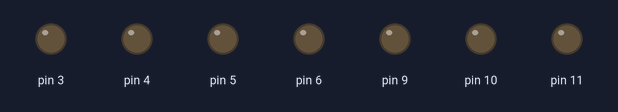
The sketch below on a simulated Arduino Uno, built with avr-gcc and run on an emulated ATmega328P. Shown: output pins drawn as LEDs (lit = HIGH).

Above: at 0.42 s.
At 2.43 s:
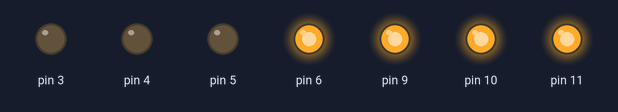
Timing chart, 0 to 3.0 s (numbered marks = the images above):
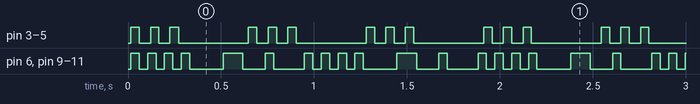

The sketch:

MarsLight.ino
```cpp
// (licence header left out)
#include "MarsLight.h"

// ArduinoNANOのデジタル出力 3,4,5,6,9,10,11 用のオブジェクトを生成
// それぞれ発光パターンをトリプルフラッシュ・ランダムフォーを設定
MarsLight MarsLightA = MarsLight(3, TripleFlash);
MarsLight MarsLightB = MarsLight(4, TripleFlash);
MarsLight MarsLightC = MarsLight(5, TripleFlash);
MarsLight MarsLightD = MarsLight(6, RandomFour);
MarsLight MarsLightE = MarsLight(9, RandomFour);
MarsLight MarsLightF = MarsLight(10, RandomFour);
MarsLight MarsLightG = MarsLight(11, RandomFour);

void setup() {
}

void loop() {
  MarsLightA.stateCheck();
  MarsLightB.stateCheck();
  MarsLightC.stateCheck();
  MarsLightD.stateCheck();
  MarsLightE.stateCheck();
  MarsLightF.stateCheck();
  MarsLightG.stateCheck();
}
```

MarsLight.cpp
```cpp
// (licence header left out)
//--------------------------------------------------------------------------------
// MarsLightクラス
//--------------------------------------------------------------------------------
#include <Arduino.h>
#include"MarsLight.h"

// コンストラクタ
MarsLight::MarsLight( unsigned char ch, unsigned char mode)
{
  port = ch;
  pinMode(port, OUTPUT);
  state = ST_INIT;

  switch(mode){
    case TripleFlash:
                strcpy(LuminousPattern,"1_1_1______*");          //トリプルフラッシュ
                break;
    case RandomFour:
                strcpy(LuminousPattern,"101010100001^__100_*");  //ランダムフォー
                break;
    default:
                break;
  }

}

// MarsLight ステートマシン（状態遷移）
void MarsLight::stateCheck()
{
  switch(state){
    case ST_INIT:
                  Previous = millis();
                  LuminousAddres = 0;
                  state = ST_RUN;
                  break;
    case ST_RUN:
                  if((millis() - Previous) >= 15) { //15msec
                    switch(LuminousPattern[LuminousAddres]){
                      case  '0': // 1 off
                        cnt = 2;
                        digitalWrite(port, LOW);
                        Previous = millis();
                        state = ST_NEXT;
                        break;
                      case '_':  // 1.5 off
                        cnt = 3;
                        digitalWrite(port, LOW);
                        Previous = millis();
                        state = ST_NEXT;
                        break;
                      case '1':  // 1 on
                        cnt = 2;
                        digitalWrite(port, HIGH);
                        Previous = millis();
                        state = ST_NEXT;
                        break;
                      case '^': // 1.5 on
                        cnt = 3;
                        digitalWrite(port, HIGH);
                        Previous = millis();
                        state = ST_NEXT;
                        break;
                      case '*':
                        LuminousAddres = 0;
                        Previous = millis();
                        state = ST_RUN;
                        break;
                      default:
                        break;
                    }
                  }
                  break;
    case ST_NEXT:
                  if((millis() - Previous) >= 15) { //15msec
                    cnt --;
                    if(cnt == 0){
                      LuminousAddres ++;
                      state = ST_RUN;
                    }
                        Previous = millis();
                  }
                  break;
    default:
                  break;
  }
}
```

MarsLight.h
```cpp
// (licence header left out)
#ifndef MarsLight_h
#define MarsLight_h

enum{
  TripleFlash = 0,
  RandomFour,
};

class MarsLight
{
public:
  MarsLight(unsigned char ch,unsigned char mode);
  void stateCheck();

private:
  char state = ST_INIT;
  unsigned char port;
  unsigned char mode;
  unsigned long Previous;
  int LuminousAddres;
  char LuminousPattern[50];
  int cnt;

  enum{
    ST_INIT = 0,
    ST_RUN,
    ST_STOP,
    ST_NEXT,
  };

};

#endif
```

Measured:
- by itself, pin 3–5: repeats every 0.63 s: 2 × (LOW 0.06 s, HIGH 0.05 s), LOW 0.38 s, HIGH 0.05 s
- by itself, pin 6, pin 9–11: repeats every 0.93 s: 3 × (LOW 0.05 s, HIGH 0.05 s), LOW 0.18 s, HIGH 0.11 s, LOW 0.12 s, HIGH 0.05 s, LOW 0.16 s, HIGH 0.05 s
